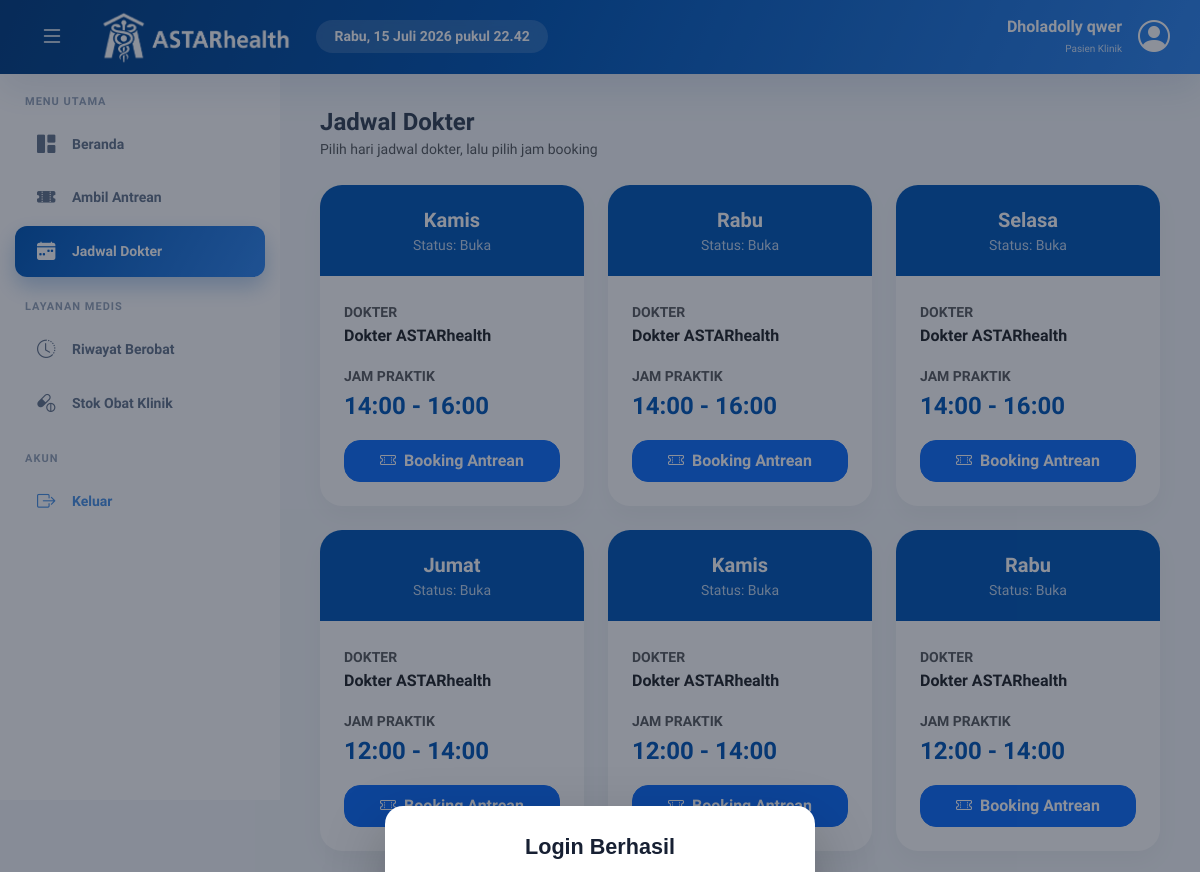
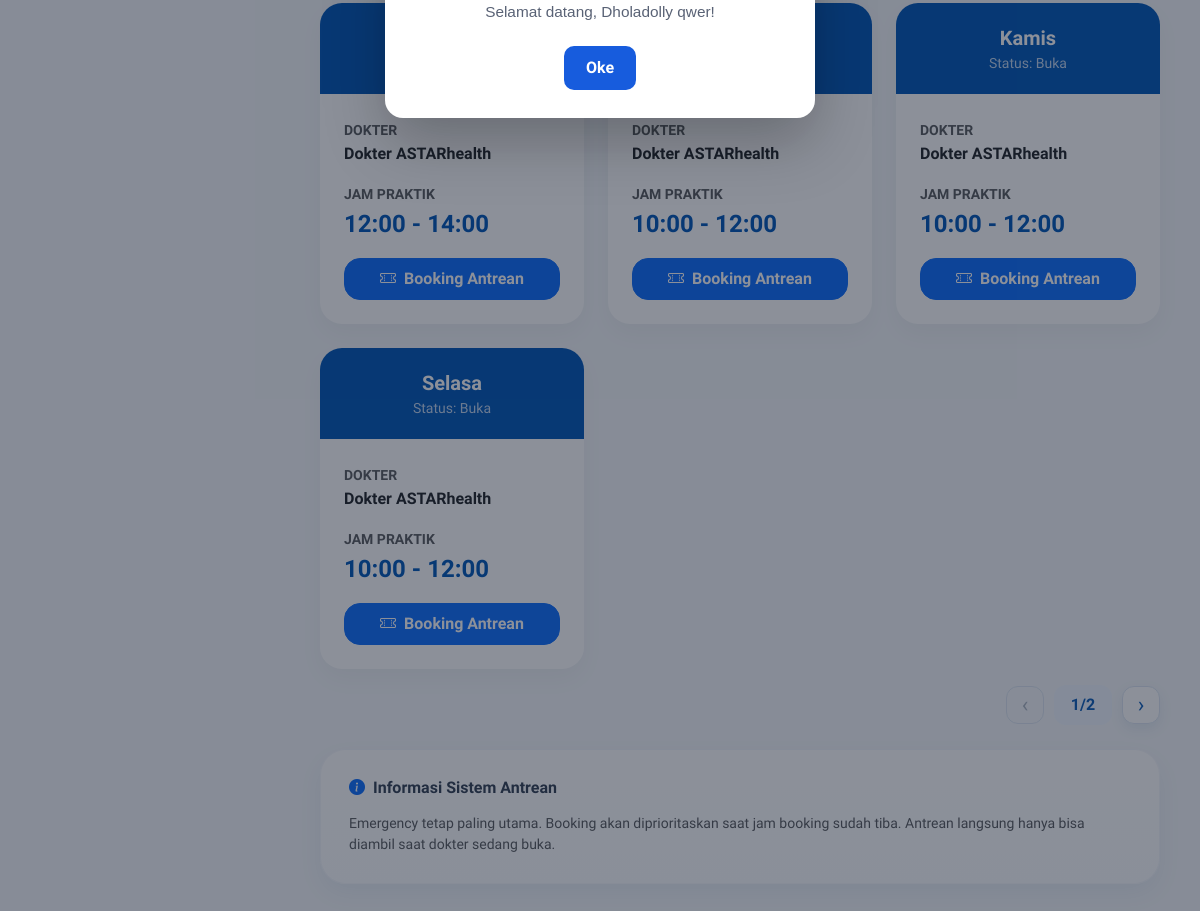
Screenshot of /pasien/index.php?page=jadwal_dokter (signed in) with the database file from the repository (2 pictures, top to bottom).
### tables this page shows
CREATE TABLE `jadwalm` (
  `id_jadwal` varchar(6) NOT NULL,
  `id_staff` varchar(20) DEFAULT NULL,
  `tanggal` enum('Senin','Selasa','Rabu','Kamis','Jumat','Sabtu','Minggu') NOT NULL,
  `jam_mulai` time NOT NULL,
  `jam_selesai` time NOT NULL,
  `status` enum('Buka','Tutup') NOT NULL DEFAULT 'Buka',
  `created_at` datetime(6) NOT NULL DEFAULT current_timestamp(6)
);

### pasien/pages/jadwal_dokter.php (the view, shortened to what this page needs)
       <div class="d-flex justify-content-between align-items-center mb-4">
           <div>
               <h4 class="fw-bold mb-0">Jadwal Dokter</h4>
               <small class="text-muted">Pilih hari jadwal dokter, lalu pilih jam booking</small>
           </div>
       </div>
       <div class="row g-4" data-astar-list-pagination>
           <?php
           $qJadwal = mysqli_query(
               $conn,
               "
               SELECT id_jadwal, id_staff, tanggal, jam_mulai, jam_selesai, status
               FROM jadwalm
               WHERE status = 'Buka'
               ORDER BY created_at DESC, id_jadwal DESC
           ",
           );
           if (!$qJadwal) {
               echo "<div class='col-12'><div class='alert alert-danger rounded-4 border-0 shadow-sm'>Query error: " .
                   e(mysqli_error($conn)) .
                   "</div></div>";
           } else {
               while ($j = mysqli_fetch_assoc($qJadwal)):
                   $modal_booking[] = $j; ?>
                   <div class="col-md-4" data-astar-pagination-item>
                       <div class="card jadwal-card h-100">
                           <div class="jadwal-date">
                               <div class="jadwal-day"><?= e(
                                   $j["tanggal"],
                               ) ?></div>
                               <div class="small opacity-75">Status: Buka</div>
                           </div>
                           <div class="card-body p-4">
                               <div class="mb-3">
                                   <small class="text-muted fw-bold text-uppercase">Dokter</small>
                                   <div class="fw-bold">Dokter ASTARhealth</div>
                               </div>
                               <div class="mb-3">
                                   <small class="text-muted fw-bold text-uppercase">Jam Praktik</small>
                                   <div class="jadwal-time"><?= e(
                                       substr($j["jam_mulai"], 0, 5),
                                   ) ?> - <?= e(
    substr($j["jam_selesai"], 0, 5),
) ?></div>
                               </div>
                               <button class="btn btn-primary w-100 rounded-4 fw-bold py-2" data-bs-toggle="modal" data-bs-target="#mBooking<?= e(
                                   $j["id_jadwal"],
                               ) ?>">
                                   <i class="bi bi-ticket-perforated me-2"></i>Booking Antrean
                               </button>
                           </div>
                       </div>
                   </div>
           <?php
               endwhile;
           }
           ?>
       </div>
       <div class="data-container mt-4">
           <h6 class="fw-bold mb-3"><i class="bi bi-info-circle-fill text-primary me-2"></i>Informasi Sistem Antrean</h6>
           <p class="text-muted small mb-0">
               Emergency tetap paling utama. Booking akan diprioritaskan saat jam booking sudah tiba. Antrean langsung hanya bisa diambil saat dokter sedang buka.
           </p>
       </div>

### rows the page displays
jadwalm: tanggal "Kamis", jam_mulai "14:00", jam_selesai "16:00"
jadwalm: tanggal "Rabu", jam_mulai "14:00", jam_selesai "16:00"
jadwalm: tanggal "Selasa", jam_mulai "14:00", jam_selesai "16:00"
jadwalm: tanggal "Jumat", jam_mulai "12:00", jam_selesai "14:00"
jadwalm: tanggal "Kamis", jam_mulai "12:00", jam_selesai "14:00"
jadwalm: tanggal "Rabu", jam_mulai "12:00", jam_selesai "14:00"
jadwalm: jam_mulai "12:00", jam_selesai "14:00"
jadwalm: jam_mulai "10:00", jam_selesai "12:00"
jadwalm: tanggal "Kamis", jam_mulai "10:00", jam_selesai "12:00"
jadwalm: tanggal "Selasa", jam_mulai "10:00", jam_selesai "12:00"

### other values shown
$pasien_name "Dholadolly qwer"
